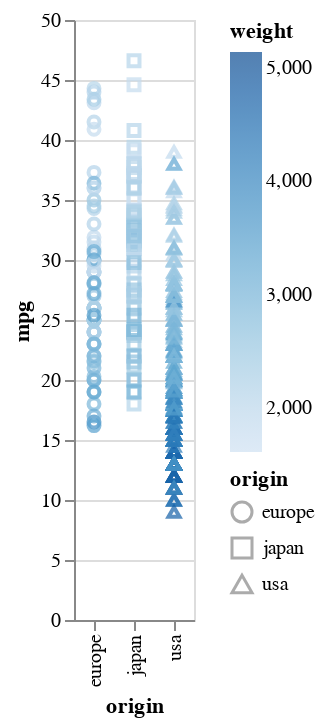

Notebook cell for this chart:
### Markdown cell above
Does this chart look a little weird? Is it different than you expected?

### Code cell
alt.Chart(df).mark_point().encode(
    x="origin",
    y="mpg",
    color="weight",
    shape="origin",
    tooltip=["weight","mpg","name","origin"]
)

### Figure 1 — Vega-Lite specification as saved in the notebook (floating-point values rounded to 4 significant figures; data arrays with more than 128 entries replaced by an {"elided": "..."} marker saying what was removed)
{"config": {"view": {"continuousWidth": 300, "continuousHeight": 300}}, "data": {"name": "data-f1198cc0481ad698d7dc4699e0a3efa7"}, "mark": {"type": "point"}, "encoding": {"color": {"field": "weight", "type": "quantitative"}, "shape": {"field": "origin", "type": "nominal"}, "tooltip": [{"field": "weight", "type": "quantitative"}, {"field": "mpg", "type": "quantitative"}, {"field": "name", "type": "nominal"}, {"field": "origin", "type": "nominal"}], "x": {"field": "origin", "type": "nominal"}, "y": {"field": "mpg", "type": "quantitative"}}, "$schema": "https://vega.github.io/schema/vega-lite/v5.6.1.json", "datasets": {"data-f1198cc0481ad698d7dc4699e0a3efa7": {"elided": "398 records"}}}
